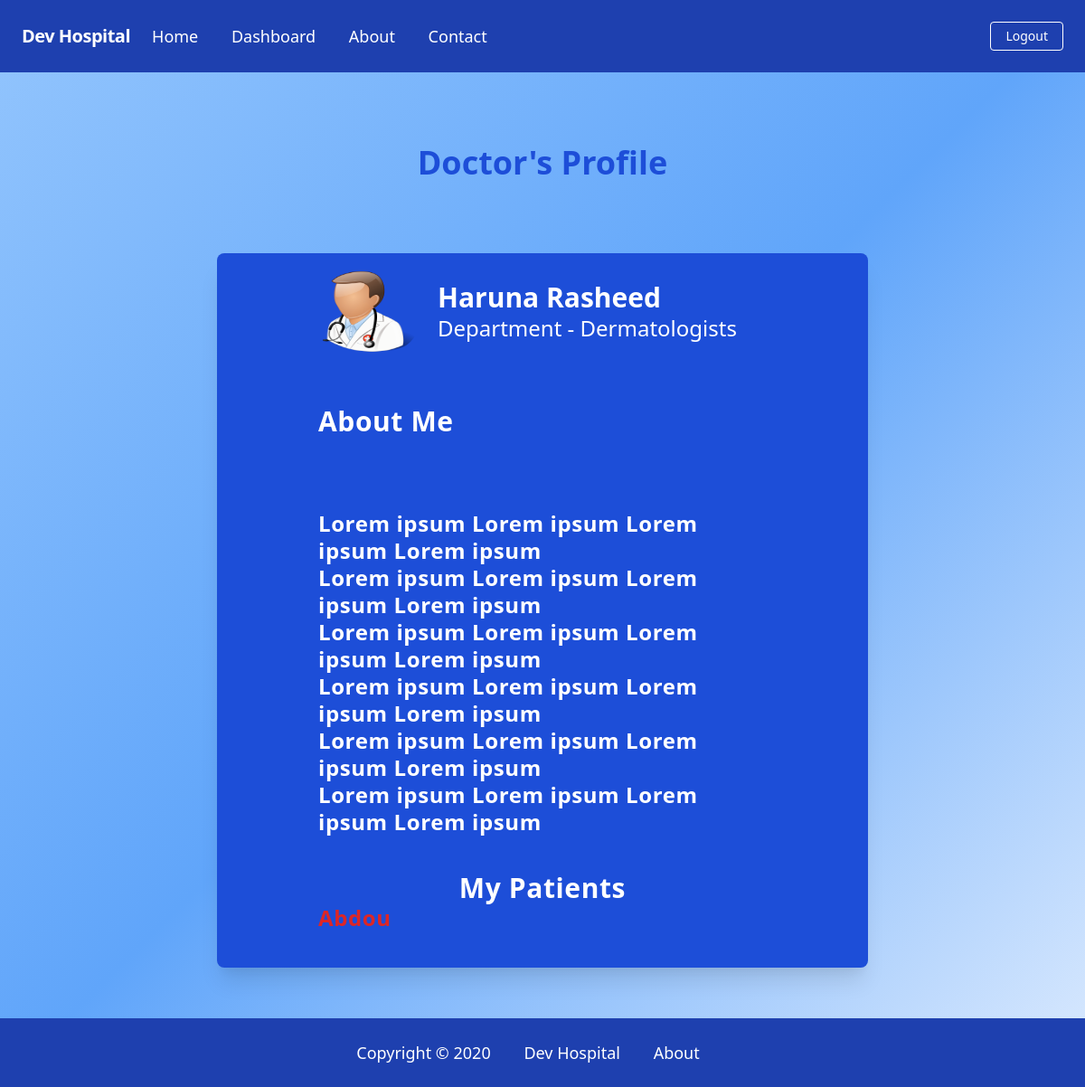
Before: /detail/4/ (signed in) with the older database file.
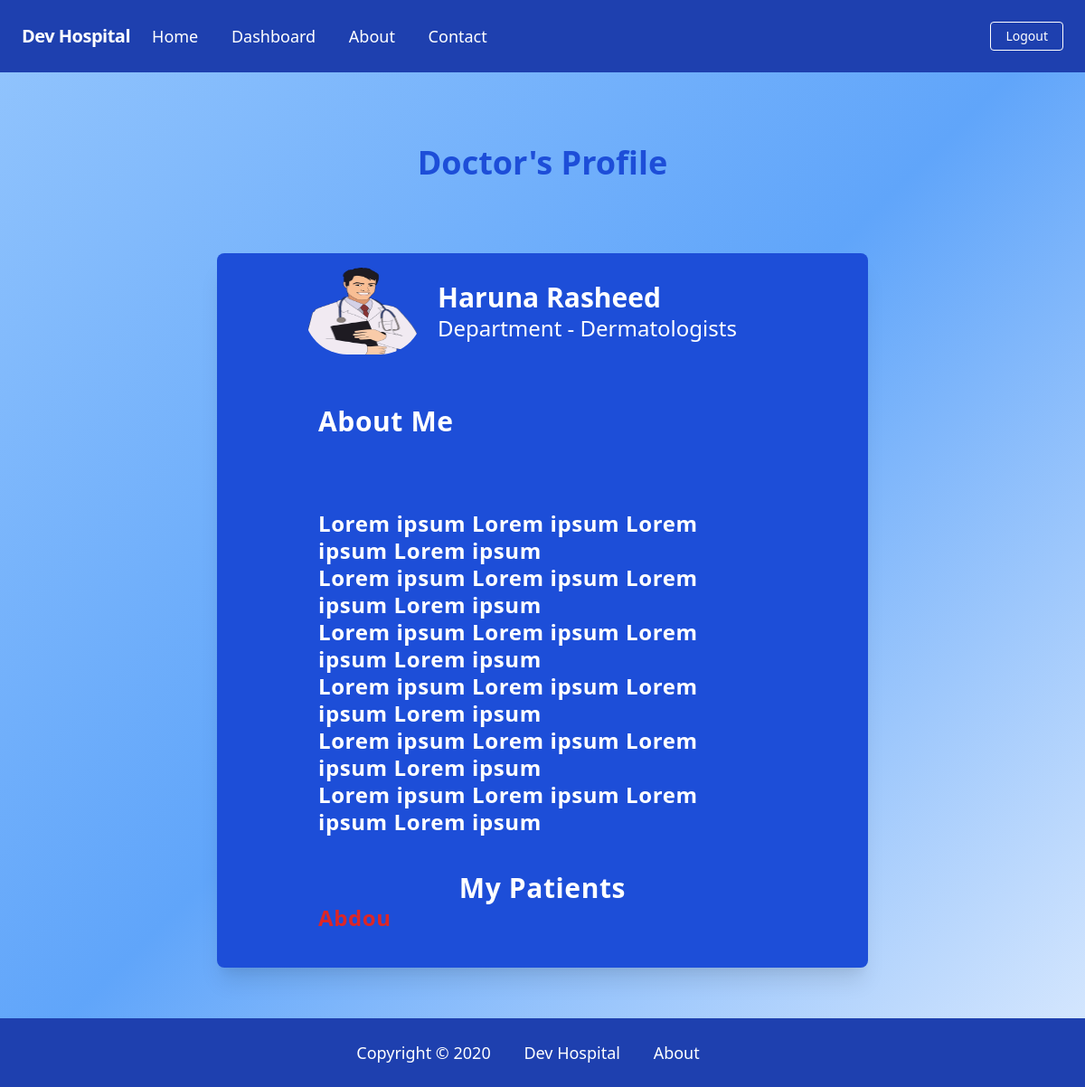
After: the same page with the newer database file.
### accounts/models.py (models this page shows, shortened)
class Doctor(models.Model):
    user= models.OneToOneField(User, on_delete=models.CASCADE)
    address = models.CharField(max_length=40)
    mobile = models.CharField(max_length=20, null=True)
    department = models.CharField(max_length=50, choices=departments, default='GYN')
    image = models.ImageField(upload_to='images/', default='images/male_doc.png')
    def doc_first_name(self):
        return "%s " % self.user.first_name
    doc_first_name.short_description = 'Name'

class User(AbstractBaseUser, PermissionsMixin):
    first_name = models.CharField(max_length=255, unique=False)
    last_name = models.CharField(max_length=255, unique=False)
    username = models.CharField(max_length=255, unique=True)
    email = models.EmailField(max_length=80, unique=True, null=False)
    is_active = models.BooleanField(default=True)
    is_staff = models.BooleanField(default=False)
    USERNAME_FIELD = 'email'
    objects = UserManager()

### accounts/views.py (the view)
# urls.py: path('detail/<int:pk>/', views.DoctorDetailView.as_view(), name='detail'),
class DoctorDetailView(DetailView):
    model = Doctor
    template_name = 'accounts/doc_detail.html'
    context_object_name = 'doc'
    def get_context_data(self, **kwargs):
        if self.request.user.is_authenticated:
            context = super().get_context_data(**kwargs)
            doc_id = Doctor.objects.get(id=self.kwargs['pk'])
            context['patients_list'] = doc_id.patient_set.all()
            return context
        return

### templates/accounts/doc_detail.html (shortened to what this page needs)
{% extends 'base.html' %}
{% block content %}
    <div class="flex flex-col h-full     w-full">
        <h1 class="font-sans text-4xl text-blue-700 font-bold text-teal-500 text-center mt-20 mb-20">Doctor's Profile</h1>
    <div class="w-3/5  bg-blue-700 max-w-xls flex mx-auto flex-col    mb-4 shadow-xl rounded-lg overflow-hidden">
  <div class="w-4/5 sm:flex mx-auto sm:items-center px-6 py-4 h-full">
    <img class="w-1/4  block mx-auto sm:mx-0 sm:flex-shrink-0 h-60 sm:h-24 rounded-full" src="{{ doc.image.url}}" alt="Woman's Face">
    <div class="mt-4 sm:mt-0 sm:ml-4 text-center text-white sm:text-left ">
      <p class="text-3xl  font-bold leading-tight">{{ doc.user.first_name}} {{ doc.user.last_name }}</p>
      <p class="text-2xl   leading-tight text-white">Department - {{ doc.department}}</p>
    </div>
  </div>
     <div class="w-4/5 text-2xl font-bold px-10 mx-auto leading-tight mb-10 text-white tracking-wide">
         <h2 class="text-3xl mb-20 mt-10">About Me</h2>
            <p>Lorem ipsum Lorem ipsum Lorem ipsum Lorem ipsum</p>
            <p>Lorem ipsum Lorem ipsum Lorem ipsum Lorem ipsum</p>
            <p>Lorem ipsum Lorem ipsum Lorem ipsum Lorem ipsum</p>
            <p>Lorem ipsum Lorem ipsum Lorem ipsum Lorem ipsum</p>
            <p>Lorem ipsum Lorem ipsum Lorem ipsum Lorem ipsum</p>
            <p>Lorem ipsum Lorem ipsum Lorem ipsum Lorem ipsum</p>
        </div>
        <div class="w-4/5 text-2xl font-bold px-10 mx-auto leading-tight mb-10 text-white tracking-wide">
            <h2 class="text-3xl text-center">My Patients</h2>
             {% for patient in patients_list %}
                    <ul>
                        <li class="text-red-600">
                        </li>
                    </ul>
                {% endfor %}
        </div>
</div>
    </div>
{% endblock content %}

### templates/base.html (shortened to what this page needs)
{% load static %}
<!DOCTYPE html>
<html>
<head>
<link href="https://unpkg.com/tailwindcss@^2/dist/tailwind.min.css" rel="stylesheet">
</head>
<body class="flex flex-col min-h-screen bg-gradient-to-br from-blue-300  via-blue-400 to-blue-100" >
{% include 'partials/nav.html' %}
<div class="flex-grow">
{% block content %}
{% endblock %}
</div>
<div class="mb-0 ">
    {% include 'partials/footer.html' %}
</div>
</body>

### templates/partials/nav.html (shortened to what this page needs)
<nav class="flex items-center justify-between flex-wrap bg-blue-800 p-6">
  <div class="flex items-center flex-shrink-0 text-white mr-6">
    <span class="font-semibold text-xl tracking-tight">Dev Hospital</span>
  </div>
  <div class="w-full block flex-grow lg:flex lg:items-center lg:w-auto">
    <div class="text-lg lg:flex-grow ">
      <a href="{% url 'account:home' %}" class="block mt-4 lg:inline-block lg:mt-0 text-white hover:bg-black mr-8 ">
        Home
      </a>
      <a href="{% url 'account:adminhome' %}" class="block mt-4 lg:inline-block lg:mt-0 text-white hover:bg-black mr-8">
        Dashboard
      </a>
      <a href="{% url 'account:about' %}" class="block mt-4 lg:inline-block lg:mt-0 text-white hover:bg-black mr-8">
        About
      </a>
        <a href="{% url 'account:contact' %}" class="block mt-4 lg:inline-block lg:mt-0 text-white hover:bg-black">
        Contact
      </a>
    </div>
      {% if user.is_authenticated  %}
          <div>
      <a href="{% url 'logout' %}" class="inline-block text-sm px-4 py-2 leading-none border rounded text-white border-white hover:border-transparent hover:text-teal-500 hover:bg-white mt-4 lg:mt-0">Logout</a>
    </div>
      {% endif %}
  </div>
</nav>

### templates/partials/footer.html
<nav class="flex items-center justify-center flex-wrap bg-blue-800 p-6 mt-10">
  <div class="w-full block flex-grow lg:flex justify-center lg:items-center lg:w-auto">
    <div class="text-lg lg: ">
      <h3 class="block mt-4 lg:inline-block lg:mt-0 text-white hover:bg-black mr-8 ">
        Copyright &#169 2020
      </h3>
      <a href="{% url 'account:home' %}" class="block mt-4 lg:inline-block lg:mt-0 text-white hover:bg-black mr-8">
        Dev Hospital
      </a>
      <a href="{% url 'account:about' %}" class="block mt-4 lg:inline-block lg:mt-0 text-white hover:bg-black mr-8">
        About
      </a>
    </div>
  </div>
</nav>

Changed rows visible on the page:
changed Doctor "Dermatologists": image: a different picture
